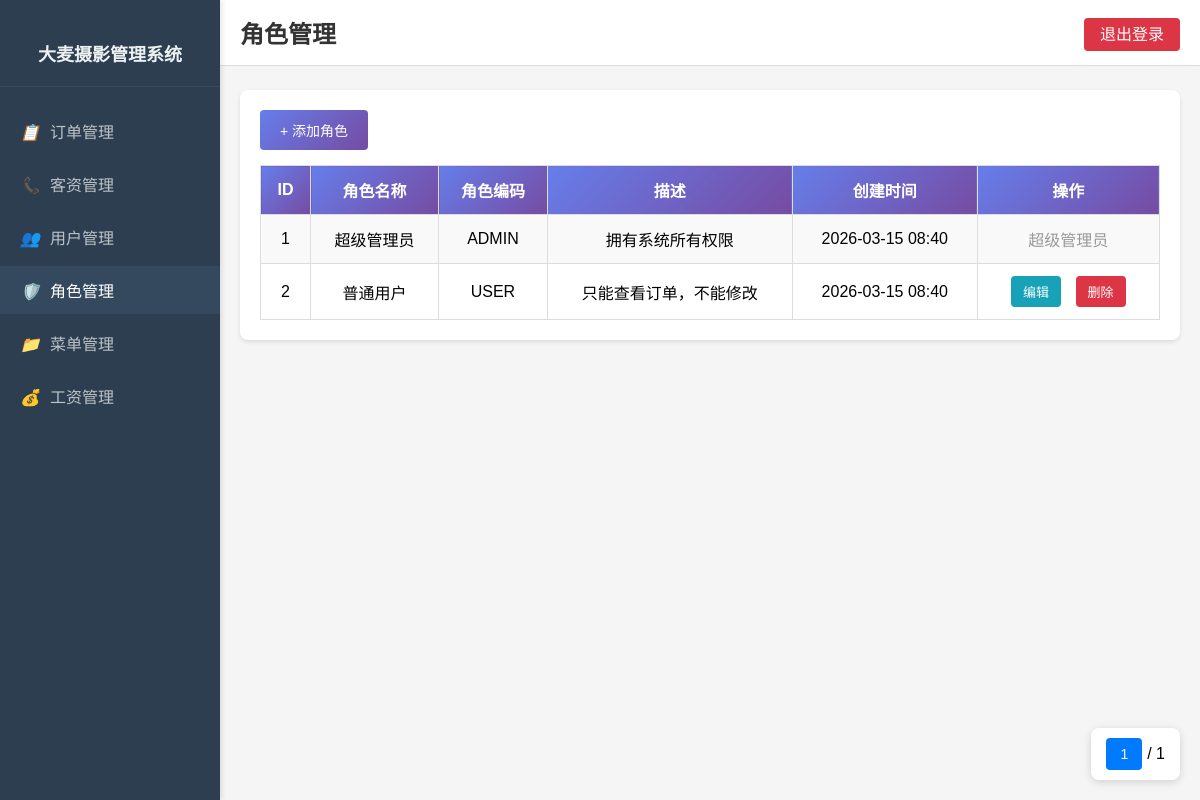
Page /role_management (signed in) on the earlier database version.
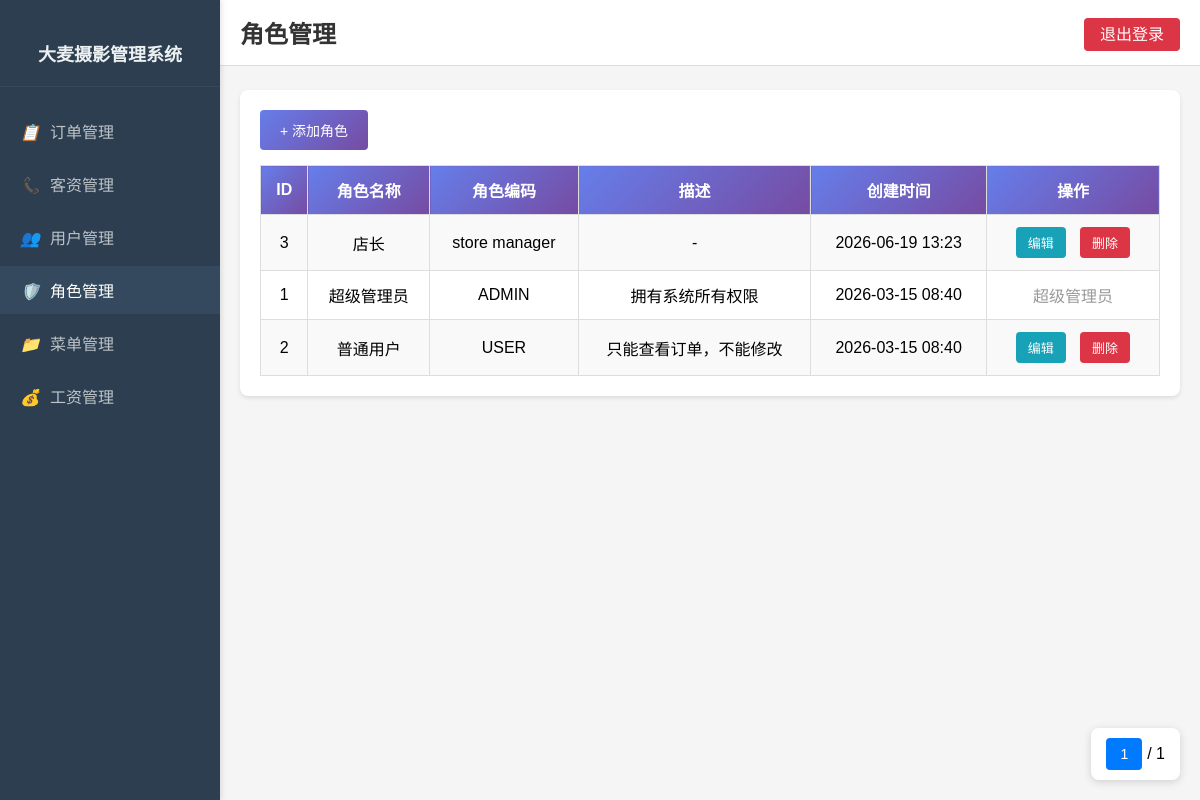
Same page on the later database version.
### database.py (models this page shows)
class Role(db.Model):
    __tablename__ = 'role'
    id = db.Column(db.Integer, primary_key=True)
    role_name = db.Column(db.String(50), unique=True, nullable=False)  # 角色名称
    role_code = db.Column(db.String(50), unique=True, nullable=False)  # 角色编码
    description = db.Column(db.String(200))  # 角色描述
    created_time = db.Column(db.DateTime, default=datetime.utcnow().replace(microsecond=0))
    menus = db.relationship('Menu', secondary='role_menu', backref=db.backref('roles', lazy='dynamic'))

### app.py (the view)
@app.route('/role_management')
def role_management():
    if 'userid' not in session:
        return redirect(url_for('login'))
    if not check_permission('ROLE_MANAGEMENT'):
        flash('没有权限访问此页面！', 'error')
        return redirect(url_for('index'))
    page = request.args.get('page', 1, type=int)
    per_page = 10
    roles = Role.query.order_by(desc(Role.created_time)).paginate(page=page, per_page=per_page)
    return render_template('role_management.html', roles=roles)

### app.py (called while the page is built)
def check_permission(menu_code):
    if 'userid' not in session:
        return False
    user = db.session.get(User, session['userid'])
    if not user:
        return False
    if any(r.role_code == 'ADMIN' for r in user.roles):
        return True
    for role in user.roles:
        for menu in role.menus:
            if menu.menu_code == menu_code:
                return True
    return False

### templates/role_management.html (shortened to what this page needs)
<!DOCTYPE html>
<html lang="zh-CN">
<head>
</head>
<body>
    <div class="sidebar">
        <div class="sidebar-header">
            <h2>大麦摄影管理系统</h2>
        </div>
        <ul class="sidebar-menu" id="sidebarMenu">
        </ul>
    </div>
    <div class="main-content">
        <div class="top-bar">
            <h1>角色管理</h1>
            <div class="logout-button">
                <a href="{{ url_for('logout') }}">退出登录</a>
            </div>
        </div>
        <div class="content-card">
            <button onclick="openAddModal()" class="add-btn">+ 添加角色</button>
            <div class="table-wrapper">
                <table>
                    <tr>
                        <th>ID</th>
                        <th>角色名称</th>
                        <th>角色编码</th>
                        <th>描述</th>
                        <th>创建时间</th>
                        <th>操作</th>
                    </tr>
                    {% for role in roles %}
                    <tr>
                        <td>{{ role.id }}</td>
                        <td>{{ role.role_name }}</td>
                        <td>{{ role.role_code }}</td>
                        <td>{{ role.description or '-' }}</td>
                        <td>{{ role.created_time.strftime('%Y-%m-%d %H:%M') if role.created_time else '-' }}</td>
                        <td>
                            {% if role.role_code != 'ADMIN' %}
                            <button onclick="openEditModal({{ role.id }})" class="action-btn edit-btn">编辑</button>
                            <button onclick="deleteRole({{ role.id }})" class="action-btn delete-btn">删除</button>
                            {% else %}
                            <span style="color: #999;">超级管理员</span>
                            {% endif %}
                        </td>
                    </tr>
                    {% endfor %}
                </table>
            </div>
            <div class="pagination-fixed">
                <div class="pagination">
                    <span class="current-page">{{ roles.page }}</span>
                    / {{ roles.pages }}
                </div>
            </div>
        </div>
    </div>
</body>
</html>

Differences in the rows shown:
added Role: id "3", role_name "店长", role_code "store manager", description "-", created_time "2026-06-19 13:23"
